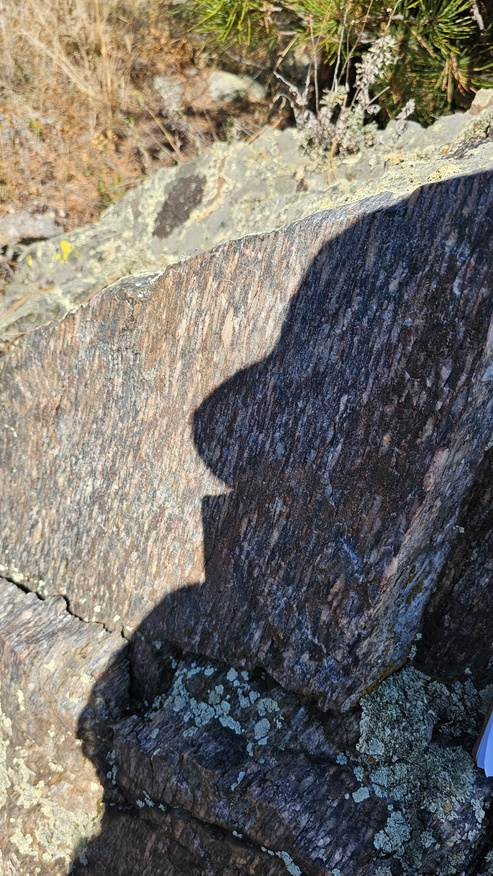
#> input picture Gniess_outcrop.jpg, 493 x 876 px, shrunk from 1153 x 2048 before the run, found by its file name
$ jupyter execute Scikit.ipynb
#> lines starting #> are read from the running program, lines starting #| are printed output that depends on the picture
<a href="https://colab.research.google.com/github/Miller76lite/GEOL558/blob/main/Scikit.ipynb" target="_parent"></a>

[cell 1]
# Import necessary libraries
import skimage
import skimage.io
import skimage.filters
import skimage.segmentation
import skimage.morphology
import skimage.color
import skimage.restoration
import skimage.feature
import numpy as np
import matplotlib.pyplot as plt

# Example 1: Edge Detection (from the 'Edges' category)
### Why I chose this example: Edge detection is fundamental in image analysis, and I wanted to see how it performs on geological features.
### What I learned: I gained insights into the different edge detection algorithms and their parameters.

[cell 2]
# Load your image
image1 = skimage.io.imread('https://raw.githubusercontent.com/Miller76lite/GEOL558/main/Gniess_outcrop.jpg')
#> image1 is the input picture: shape (876, 493, 3); mean R, G, B 116.5, 112.2, 104.8
# Apply the Sobel operator for edge detection
edges = skimage.filters.sobel(skimage.color.rgb2gray(image1))
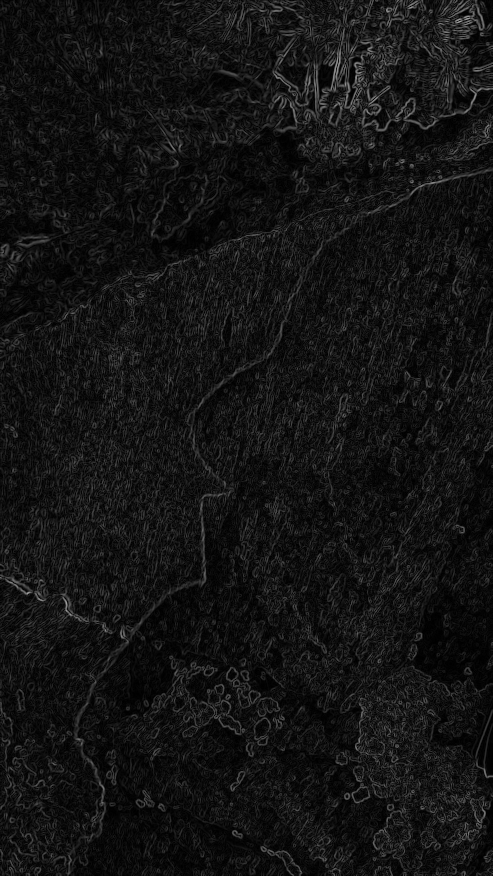
#> edges: shape (876, 493) float64; min 0, max 0.63, mean 0.0782

# Display the original and edge-detected images
fig, axes = plt.subplots(ncols=2, sharex=True, sharey=True,
                         figsize=(8, 4))

axes[0].imshow(image1, cmap=plt.cm.gray)
axes[0].set_title('Original Image')

axes[1].imshow(edges, cmap=plt.cm.gray)
axes[1].set_title('Edge Detection (Sobel)')

plt.show()

# Example 2: Segmentation (from the 'Segmentation & Morphology' category)
### Why I chose this example: Segmentation helps identify distinct regions in images, useful for tasks like mineral identification.
### What I learned: I learned how to apply segmentation techniques and how to fine-tune them for specific image features.

[cell 3]
# Load your image
image2 = skimage.io.imread('https://raw.githubusercontent.com/Miller76lite/GEOL558/main/Thinsection_2.jpg')
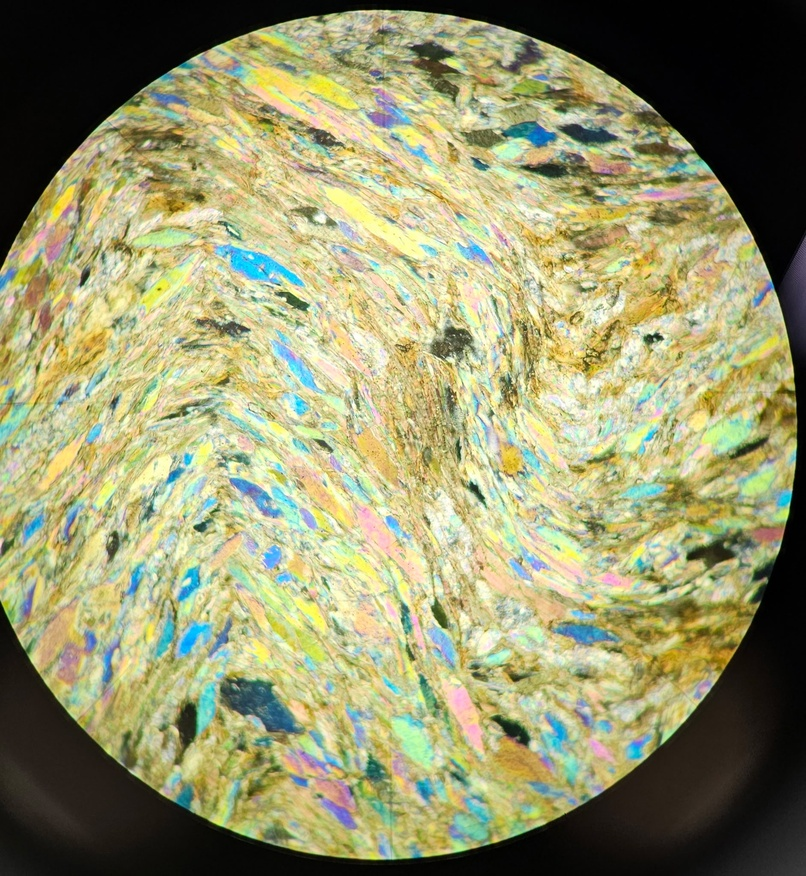
#> input picture Thinsection_2.jpg, 806 x 876 px, shrunk from 1884 x 2048 before the run, found by its file name
#> image2 is the input picture: shape (876, 806, 3); mean R, G, B 150.1, 150, 109.7
# Perform SLIC segmentation
segments = skimage.segmentation.slic(image2, n_segments=100, compactness=10)
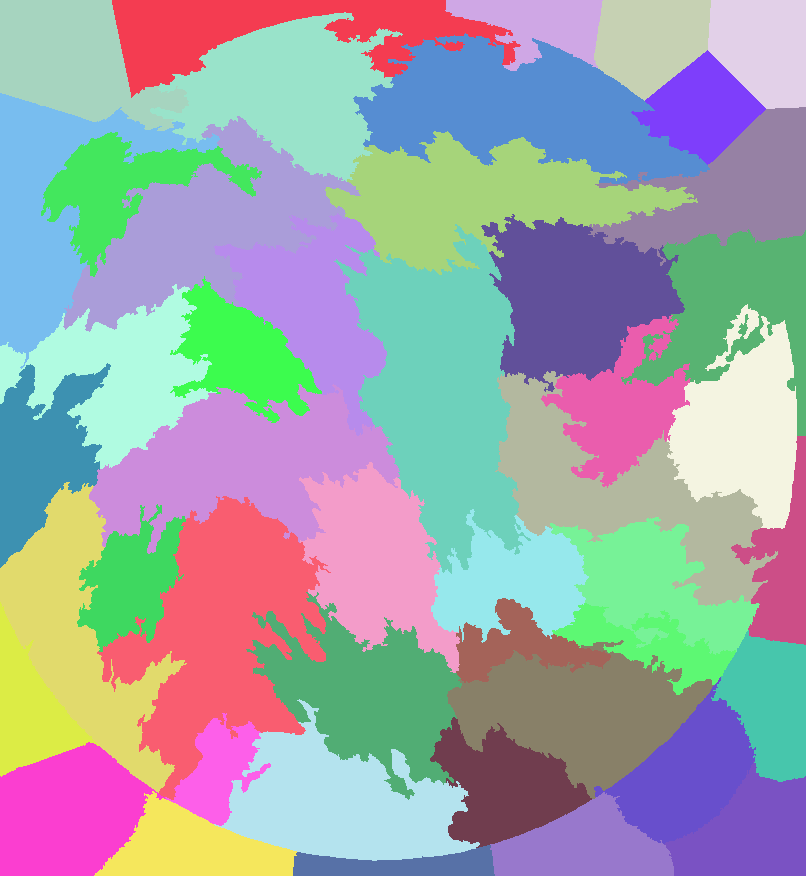
#> segments: shape (876, 806) int64; 46 distinct labels, from 1 to 46; one colour per label, 0 black

# Display the original and segmented images
fig, axes = plt.subplots(ncols=2, sharex=True, sharey=True,
                         figsize=(8, 4))

axes[0].imshow(image2)
axes[0].set_title('Original Image')

axes[1].imshow(skimage.color.label2rgb(segments, image2, kind='avg'))
axes[1].set_title('Segmented Image (SLIC)')

plt.show()

# Example 3: Denoising (from the 'Restoration' category)
### Why I chose this example: Denoising can improve image quality, especially in satellite imagery with noise.
### What I learned: I learned about different noise models and denoising algorithms.

[cell 4]
# Load your image
image3 = skimage.io.imread('https://raw.githubusercontent.com/Miller76lite/GEOL558/main/Pyrite_photo.jpg')
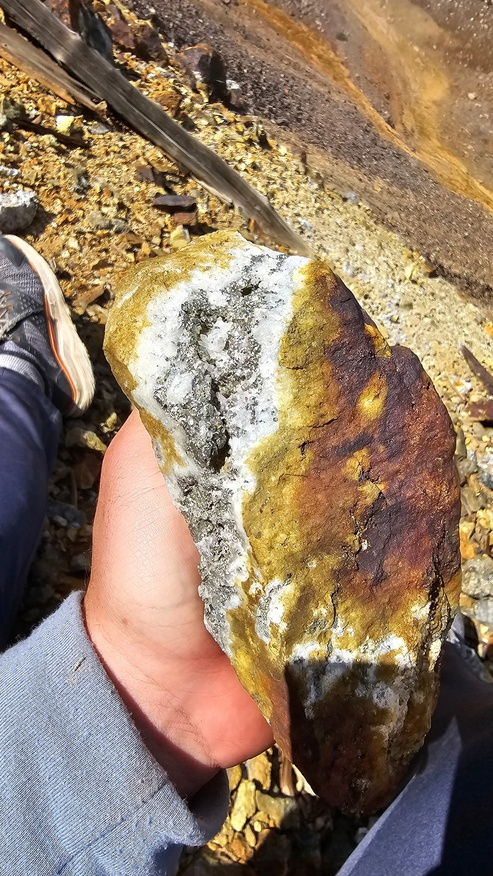
#> input picture Pyrite_photo.jpg, 493 x 876 px, shrunk from 1153 x 2048 before the run, found by its file name
#> image3 is the input picture: shape (876, 493, 3); mean R, G, B 146.1, 123.7, 101.2
# Apply Total Variation denoising
denoised_image = skimage.restoration.denoise_tv_chambolle(image3, weight=0.1)
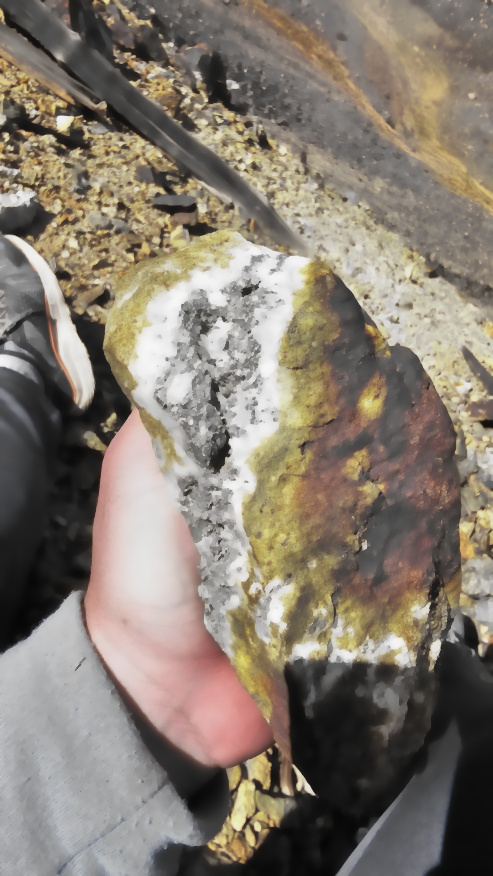
#> denoised_image: shape (876, 493, 3) float64; mean R, G, B 0.526, 0.488, 0.442

# Display the original and denoised images
fig, axes = plt.subplots(ncols=2, sharex=True, sharey=True,
                         figsize=(8, 4))

axes[0].imshow(image3, cmap=plt.cm.gray)
axes[0].set_title('Original Image')

axes[1].imshow(denoised_image, cmap=plt.cm.gray)
axes[1].set_title('Denoised Image (TV)')

plt.show()

# Example 4: Feature Extraction (from the 'Feature Extraction' category)
### Why I chose this example: Feature extraction helps identify key image characteristics, like texture, that can be used for classification.
### What I learned: I explored texture analysis methods and how to apply them to images of rocks.

[cell 5]
# Load your image
image4 = skimage.io.imread('https://raw.githubusercontent.com/Miller76lite/GEOL558/main/Quarry_photo.jpg')
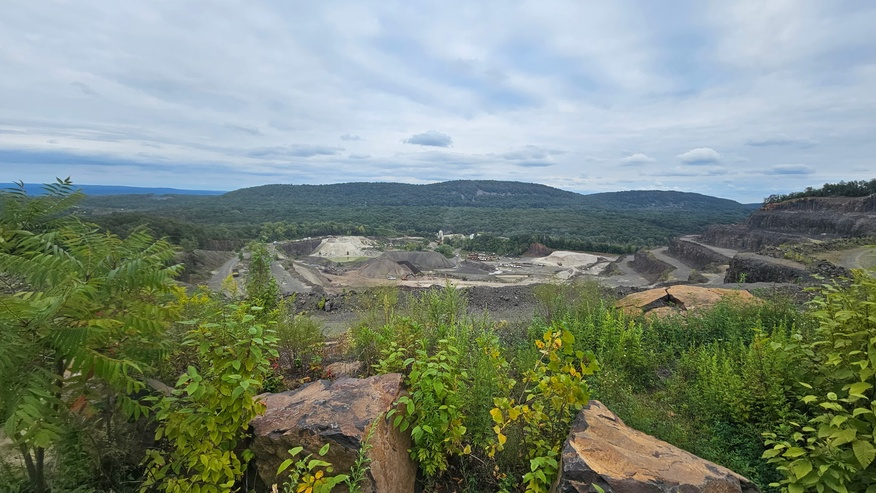
#> input picture Quarry_photo.jpg, 876 x 493 px, shrunk from 2048 x 1153 before the run, found by its file name
#> image4 is the input picture: shape (493, 876, 3); mean R, G, B 124.4, 137.2, 124.3
# Extract LBP features
lbp_features = skimage.feature.local_binary_pattern(skimage.color.rgb2gray(image4), P=8, R=1)
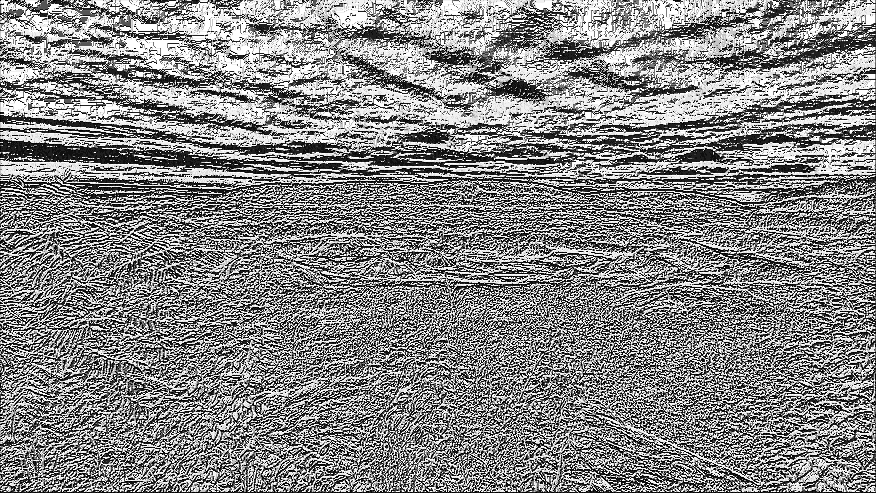
#> lbp_features: shape (493, 876) float64; min 0, max 255, mean 134.1

# Display the original image and LBP features
fig, axes = plt.subplots(ncols=2, sharex=True, sharey=True,
                         figsize=(8, 4))

axes[0].imshow(image4, cmap=plt.cm.gray)
axes[0].set_title('Original Image')

axes[1].imshow(lbp_features, cmap=plt.cm.gray)
axes[1].set_title('LBP Features')

plt.show()

# Example 5: Color Manipulation (from the 'Color' category)
### Why I chose this example: Color manipulation can be useful for highlighting specific features or improving image visualization.
### What I learned: I learned about different color spaces and how to manipulate them.

[cell 6]
# Load your image
image5 = skimage.io.imread('https://raw.githubusercontent.com/Miller76lite/GEOL558/main/Thinsection_1.jpg')
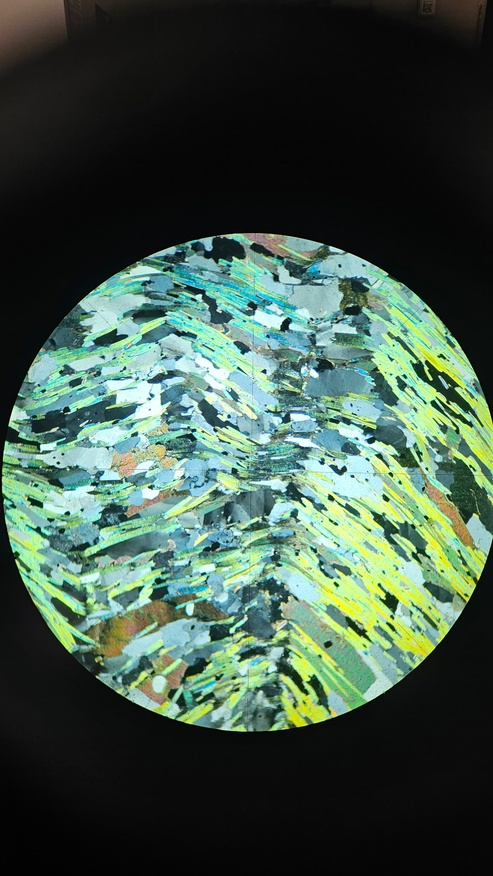
#> input picture Thinsection_1.jpg, 493 x 876 px, shrunk from 1153 x 2048 before the run, found by its file name
#> image5 is the input picture: shape (876, 493, 3); mean R, G, B 65, 86.1, 72.8
# Convert the image from RGB to HSV
hsv_image = skimage.color.rgb2hsv(image5)
#> hsv_image: shape (876, 493, 3) float64; mean of channels 0, 1, 2 0.257, 0.213, 0.343

# Modify the hue channel (e.g., increase saturation)
hsv_image[:, :, 1] = hsv_image[:, :, 1] * 1.5
#> hsv_image: shape (876, 493, 3) float64; mean of channels 0, 1, 2 0.257, 0.319, 0.343

# Convert back to RGB
modified_image = skimage.color.hsv2rgb(hsv_image)
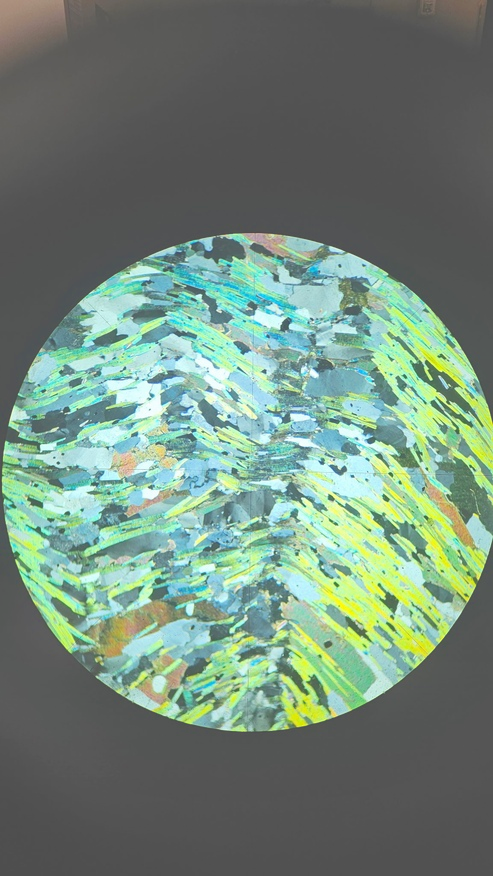
#> modified_image: shape (876, 493, 3) float64; mean R, G, B 0.211, 0.335, 0.257; drawn with min black and max white

# Display the original and modified images
fig, axes = plt.subplots(ncols=2, sharex=True, sharey=True,
                         figsize=(8, 4))

axes[0].imshow(image5)
axes[0].set_title('Original Image')

axes[1].imshow(modified_image)
axes[1].set_title('Modified Image (HSV)')

plt.show()
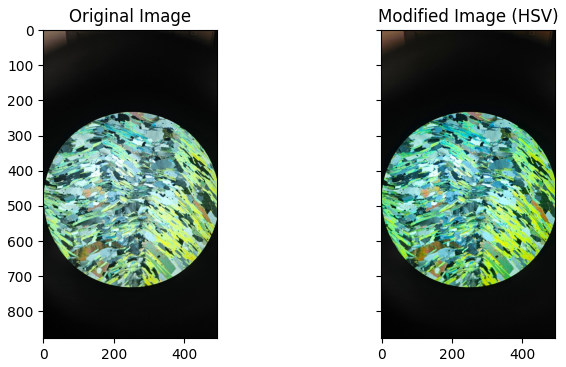
#> figure drawn by matplotlib, 2 panels
